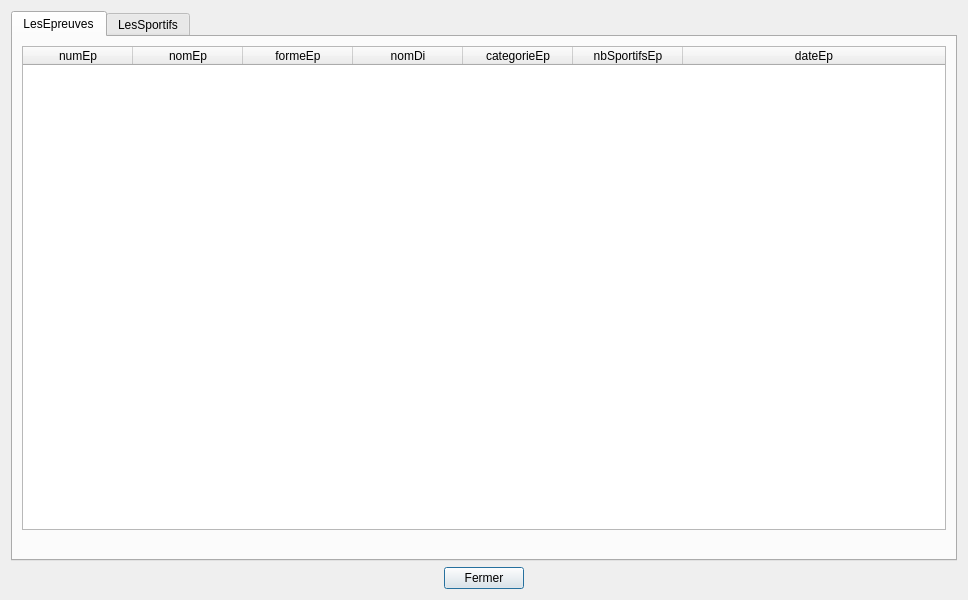
<?xml version="1.0" encoding="UTF-8"?>
<ui version="4.0">
 <class>tablesDataV0</class>
 <widget class="QDialog" name="tablesDataV0">
  <property name="geometry">
   <rect>
    <x>0</x>
    <y>0</y>
    <width>968</width>
    <height>600</height>
   </rect>
  </property>
  <property name="sizePolicy">
   <sizepolicy hsizetype="Preferred" vsizetype="Preferred">
    <horstretch>0</horstretch>
    <verstretch>0</verstretch>
   </sizepolicy>
  </property>
  <property name="minimumSize">
   <size>
    <width>0</width>
    <height>0</height>
   </size>
  </property>
  <property name="windowTitle">
   <string>BD JO</string>
  </property>
  <layout class="QVBoxLayout" name="verticalLayout">
   <item>
    <widget class="QTabWidget" name="tabWidget">
     <property name="currentIndex">
      <number>0</number>
     </property>
     <widget class="QWidget" name="tabEpreuves">
      <attribute name="title">
       <string>LesEpreuves</string>
      </attribute>
      <layout class="QVBoxLayout" name="verticalLayout_2">
       <item>
        <widget class="QTableWidget" name="tableEpreuves">
         <property name="minimumSize">
          <size>
           <width>0</width>
           <height>0</height>
          </size>
         </property>
         <property name="baseSize">
          <size>
           <width>0</width>
           <height>0</height>
          </size>
         </property>
         <property name="layoutDirection">
          <enum>Qt::LeftToRight</enum>
         </property>
         <property name="sizeAdjustPolicy">
          <enum>QAbstractScrollArea::AdjustIgnored</enum>
         </property>
         <property name="sortingEnabled">
          <bool>true</bool>
         </property>
         <property name="columnCount">
          <number>7</number>
         </property>
         <attribute name="horizontalHeaderCascadingSectionResizes">
          <bool>false</bool>
         </attribute>
         <attribute name="horizontalHeaderDefaultSectionSize">
          <number>110</number>
         </attribute>
         <attribute name="horizontalHeaderHighlightSections">
          <bool>true</bool>
         </attribute>
         <attribute name="horizontalHeaderMinimumSectionSize">
          <number>50</number>
         </attribute>
         <attribute name="horizontalHeaderShowSortIndicator" stdset="0">
          <bool>true</bool>
         </attribute>
         <attribute name="horizontalHeaderStretchLastSection">
          <bool>true</bool>
         </attribute>
         <attribute name="verticalHeaderVisible">
          <bool>false</bool>
         </attribute>
         <column>
          <property name="text">
           <string>numEp</string>
          </property>
         </column>
         <column>
          <property name="text">
           <string>nomEp</string>
          </property>
         </column>
         <column>
          <property name="text">
           <string>formeEp</string>
          </property>
         </column>
         <column>
          <property name="text">
           <string>nomDi</string>
          </property>
         </column>
         <column>
          <property name="text">
           <string>categorieEp</string>
          </property>
         </column>
         <column>
          <property name="text">
           <string>nbSportifsEp</string>
          </property>
         </column>
         <column>
          <property name="text">
           <string>dateEp</string>
          </property>
         </column>
        </widget>
       </item>
       <item>
        <widget class="QLabel" name="label_epreuves">
         <property name="palette">
          <palette>
           <active>
            <colorrole role="WindowText">
             <brush brushstyle="SolidPattern">
              <color alpha="255">
               <red>255</red>
               <green>0</green>
               <blue>0</blue>
              </color>
             </brush>
            </colorrole>
           </active>
           <inactive>
            <colorrole role="WindowText">
             <brush brushstyle="SolidPattern">
              <color alpha="255">
               <red>255</red>
               <green>0</green>
               <blue>0</blue>
              </color>
             </brush>
            </colorrole>
           </inactive>
           <disabled>
            <colorrole role="WindowText">
             <brush brushstyle="SolidPattern">
              <color alpha="255">
               <red>120</red>
               <green>120</green>
               <blue>120</blue>
              </color>
             </brush>
            </colorrole>
           </disabled>
          </palette>
         </property>
         <property name="text">
          <string/>
         </property>
         <property name="scaledContents">
          <bool>true</bool>
         </property>
         <property name="alignment">
          <set>Qt::AlignCenter</set>
         </property>
        </widget>
       </item>
      </layout>
     </widget>
     <widget class="QWidget" name="tabSportifs">
      <attribute name="title">
       <string>LesSportifs</string>
      </attribute>
      <layout class="QVBoxLayout" name="verticalLayout_7">
       <item>
        <widget class="QTableWidget" name="tableSportifs">
         <property name="sortingEnabled">
          <bool>true</bool>
         </property>
         <attribute name="horizontalHeaderDefaultSectionSize">
          <number>110</number>
         </attribute>
         <attribute name="horizontalHeaderMinimumSectionSize">
          <number>50</number>
         </attribute>
         <attribute name="horizontalHeaderStretchLastSection">
          <bool>true</bool>
         </attribute>
         <attribute name="verticalHeaderVisible">
          <bool>false</bool>
         </attribute>
         <column>
          <property name="text">
           <string>numSp</string>
          </property>
         </column>
         <column>
          <property name="text">
           <string>nomSp</string>
          </property>
         </column>
         <column>
          <property name="text">
           <string>prenomSp</string>
          </property>
         </column>
         <column>
          <property name="text">
           <string>pays</string>
          </property>
         </column>
         <column>
          <property name="text">
           <string>categorieSp</string>
          </property>
         </column>
         <column>
          <property name="text">
           <string>dateNaisSp</string>
          </property>
         </column>
         <column>
          <property name="text">
           <string>numEq</string>
          </property>
         </column>
        </widget>
       </item>
       <item>
        <widget class="QLabel" name="label_sportifs">
         <property name="palette">
          <palette>
           <active>
            <colorrole role="WindowText">
             <brush brushstyle="SolidPattern">
              <color alpha="255">
               <red>255</red>
               <green>0</green>
               <blue>0</blue>
              </color>
             </brush>
            </colorrole>
           </active>
           <inactive>
            <colorrole role="WindowText">
             <brush brushstyle="SolidPattern">
              <color alpha="255">
               <red>255</red>
               <green>0</green>
               <blue>0</blue>
              </color>
             </brush>
            </colorrole>
           </inactive>
           <disabled>
            <colorrole role="WindowText">
             <brush brushstyle="SolidPattern">
              <color alpha="255">
               <red>120</red>
               <green>120</green>
               <blue>120</blue>
              </color>
             </brush>
            </colorrole>
           </disabled>
          </palette>
         </property>
         <property name="text">
          <string/>
         </property>
         <property name="alignment">
          <set>Qt::AlignCenter</set>
         </property>
        </widget>
       </item>
      </layout>
     </widget>
    </widget>
   </item>
   <item>
    <layout class="QHBoxLayout" name="horizontalLayout">
     <item>
      <spacer name="horizontalSpacer_data_V0">
       <property name="orientation">
        <enum>Qt::Horizontal</enum>
       </property>
       <property name="sizeHint" stdset="0">
        <size>
         <width>40</width>
         <height>20</height>
        </size>
       </property>
      </spacer>
     </item>
     <item>
      <widget class="QPushButton" name="pushButton">
       <property name="text">
        <string>Fermer</string>
       </property>
      </widget>
     </item>
     <item>
      <spacer name="horizontalSpacer_2_data_V0">
       <property name="orientation">
        <enum>Qt::Horizontal</enum>
       </property>
       <property name="sizeHint" stdset="0">
        <size>
         <width>40</width>
         <height>20</height>
        </size>
       </property>
      </spacer>
     </item>
    </layout>
   </item>
  </layout>
 </widget>
 <resources/>
 <connections>
  <connection>
   <sender>pushButton</sender>
   <signal>clicked()</signal>
   <receiver>tablesDataV0</receiver>
   <slot>close()</slot>
   <hints>
    <hint type="sourcelabel">
     <x>360</x>
     <y>575</y>
    </hint>
    <hint type="destinationlabel">
     <x>323</x>
     <y>169</y>
    </hint>
   </hints>
  </connection>
 </connections>
 <slots>
  <slot>refreshSpectaclesData()</slot>
  <slot>refreshZonesData()</slot>
  <slot>refreshRepresentationsData()</slot>
 </slots>
</ui>
